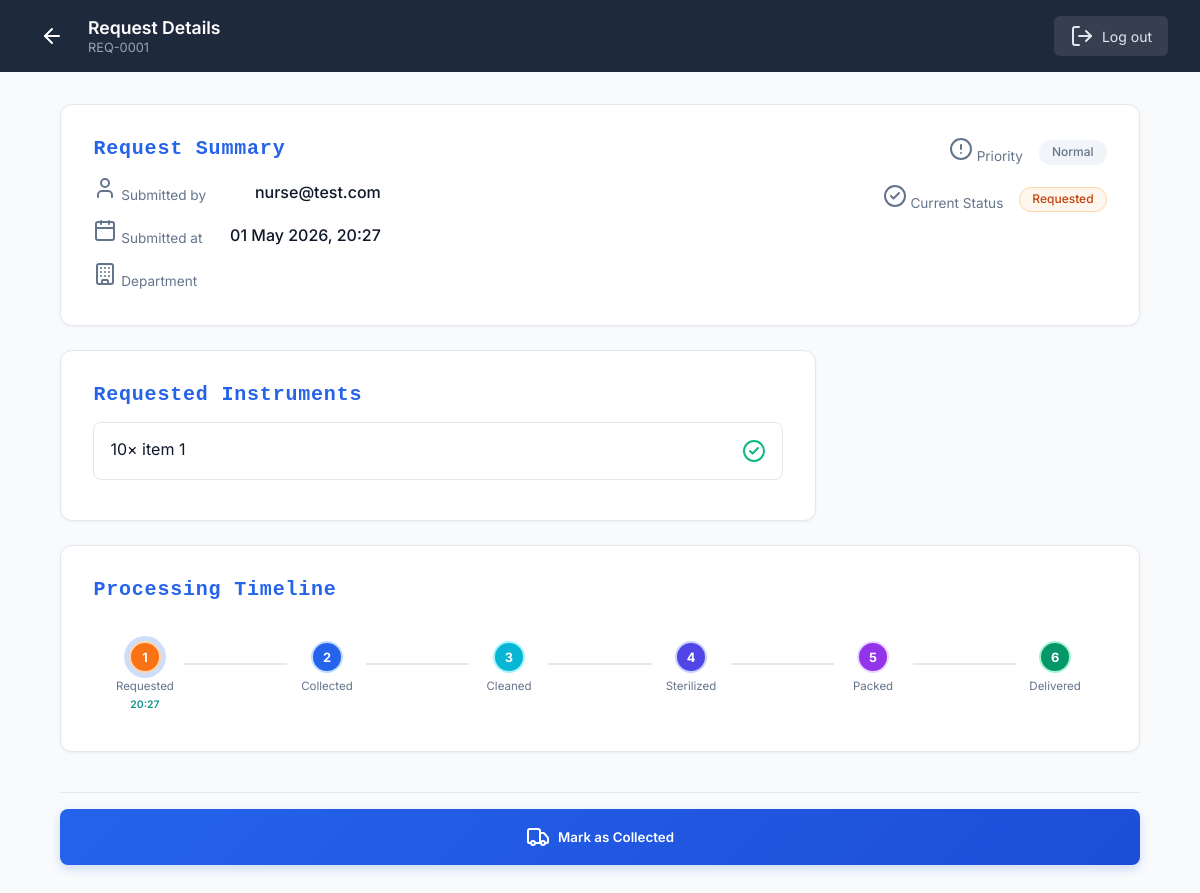
/cssd_request_details/1/ (signed in), run on an earlier commit of the app's database.
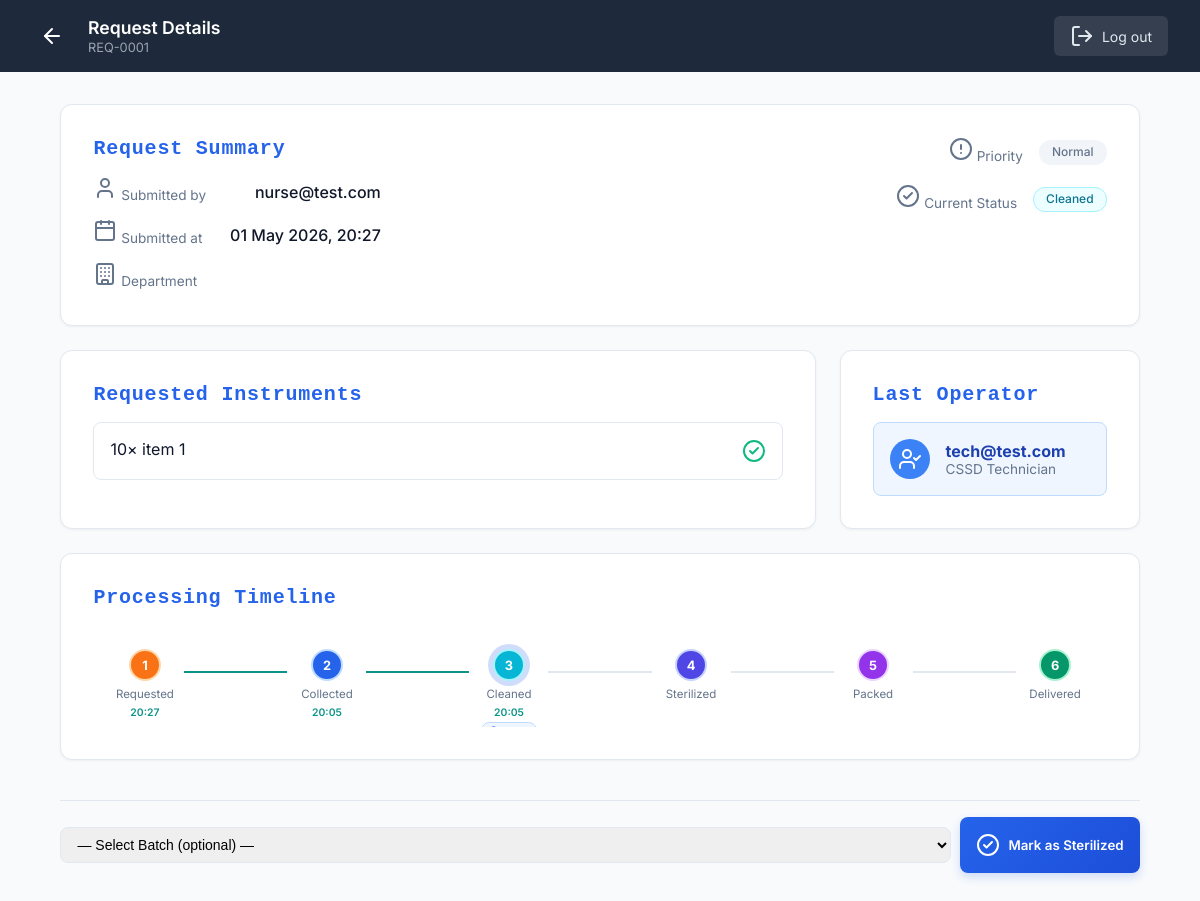
And on a later commit of the database.
### CSSD_Management_System/models.py (models this page shows, shortened)
class InstrumentRequest(models.Model):
    PRIORITY_CHOICES = [
        ('Normal', 'Normal'),
        ('Urgent', 'Urgent'),
    ]
    STATUS_CHOICES = [
        ('Requested', 'Requested'),
        ('Collected', 'Collected'),
        ('Cleaned', 'Cleaned'),
        ('Sterilized', 'Sterilized'),
        ('Packed', 'Packed'),
        ('Delivered', 'Delivered'),
    ]
    requester = models.ForeignKey(CustomUser, on_delete=models.CASCADE, related_name='requests')
    priority = models.CharField(max_length=50, choices=PRIORITY_CHOICES, default='Normal')
    status = models.CharField(max_length=50, choices=STATUS_CHOICES, default='Requested')
    department = models.CharField(max_length=100, blank=True)
    notes = models.TextField(blank=True)
    last_operator = models.ForeignKey(
        CustomUser,
        on_delete=models.SET_NULL,
        null=True,
        blank=True,
        related_name='processed_requests'
    )
    batch = models.ForeignKey(SterilizationBatch, null=True, blank=True, on_delete=models.SET_NULL, related_name='requests')
    is_archived = models.BooleanField(default=False)
    submitted_at = models.DateTimeField(auto_now_add=True)
    collected_at = models.DateTimeField(null=True, blank=True)
    cleaned_at = models.DateTimeField(null=True, blank=True)
    sterilized_at = models.DateTimeField(null=True, blank=True)
    packed_at = models.DateTimeField(null=True, blank=True)
    delivered_at = models.DateTimeField(null=True, blank=True)

class CustomUser(AbstractUser):
    ROLE_CHOICES = [
        ('System Administrator', 'System Administrator'),
        ('CSSD Technician', 'CSSD Technician'),
        ('Department Nurse', 'Department Nurse'),
        ('Hospital Administrator', 'Hospital Administrator'),
    ]
    username = None
    email = models.EmailField(_('email address'), unique=True)
    role = models.CharField(max_length=50, choices=ROLE_CHOICES)
    department = models.CharField(max_length=100, blank=True)
    USERNAME_FIELD = 'email'
    REQUIRED_FIELDS = []
    objects = CustomUserManager()

### CSSD_Management_System/views.py (the view)
@login_required
@cssd_staff_required
def cssd_request_details(request, request_id):
    instrument_request = get_object_or_404(InstrumentRequest, id=request_id)
    return render(request, 'cssd-request-details.html',
                  _detail_context(instrument_request))

### CSSD_Management_System/views.py (called while the page is built)
def _detail_context(instrument_request, error=None):
    return {
        'req':     instrument_request,
        'items':   RequestItem.objects.filter(request=instrument_request),
        'batches': SterilizationBatch.objects.all(),
        'error':   error,
    }

### CSSD_Management_System/templates/cssd-request-details.html (shortened to what the changed rows need)
{% load static %}
<!DOCTYPE html>
<html lang="en">
<head>
  <link rel="stylesheet" href="{% static 'styles.css' %}">
  <link rel="stylesheet" href="{% static 'extended_styles.css' %}">
</head>
<body>
  <div class="dashboard-wrapper theme-blue">
    <nav class="dashboard-nav theme-dark-blue">
      <div class="nav-brand">
        <div class="nav-title">
          <h2>Request Details</h2>
          <p>REQ-{{ req.id|stringformat:"04d" }}</p>
        </div>
      </div>
    </nav>
    <main class="dashboard-main details-main">
      <div class="container-center">
        <div class="detail-card summary-card row-layout">
          <div>
            <div class="sg-grid-small">
              <div class="sg-label"><i data-lucide="user"></i> Submitted by</div>
              <div class="sg-value text-right">{{ req.requester.email }}</div>
              <div class="sg-label"><i data-lucide="calendar"></i> Submitted at</div>
              <div class="sg-value text-right">{{ req.submitted_at|date:"d M Y, H:i" }}</div>
              <div class="sg-label"><i data-lucide="building"></i> Department</div>
            </div>
          </div>
          <div class="summary-pills-v">
            <div class="sg-item-h">
              <span class="sg-label"><i data-lucide="check-circle-2"></i> Current Status</span>
              <span class="pill status-{{ req.status }}" id="statusPill">{{ req.status }}</span>
            </div>
          </div>
        </div>
        <div class="grid-2-col">
          <div class="col-stack">
            {% if req.last_operator %}
            <div class="detail-card assigned-card">
              <h3>Last Operator</h3>
              <div class="technician-badge" style="background:#eff6ff;color:#1e40af;border:1px solid #bfdbfe;">
                <div class="avatar" style="background:#3b82f6;color:white;"><i data-lucide="user-check"></i></div>
                <div>
                  <strong>{{ req.last_operator.email }}</strong>
                  <p>{{ req.last_operator.role }}</p>
                </div>
              </div>
            </div>
            {% endif %}
          </div>
        </div>
        <div class="detail-card ht-card">
          <div class="horizontal-timeline">
            <div class="ht-node step-requested {% if req.status == 'Requested' %}current{% else %}completed{% endif %}">
              <div class="node-circle">1</div>
              <p>Requested</p>
              <span class="ht-ts">{{ req.submitted_at|date:"H:i" }}</span>
            </div>
            <div class="ht-line {% if req.status != 'Requested' %}completed{% endif %}"></div>
            <div class="ht-node step-collected
              {% if req.status == 'Collected' %}current
              {% elif req.collected_at %}completed{% endif %}">
              <div class="node-circle">2</div>
              <p>Collected</p>
              {% if req.collected_at %}<span class="ht-ts">{{ req.collected_at|date:"H:i" }}</span>{% endif %}
            </div>
            <div class="ht-line {% if req.cleaned_at %}completed{% endif %}"></div>
            <div class="ht-node step-cleaned
              {% if req.status == 'Cleaned' %}current
              {% elif req.cleaned_at %}completed{% endif %}">
              <div class="node-circle">3</div>
              <p>Cleaned</p>
              {% if req.cleaned_at %}<span class="ht-ts">{{ req.cleaned_at|date:"H:i" }}</span>{% endif %}
              {% if req.status == 'Cleaned' %}<span class="ht-current">Current</span>{% endif %}
            </div>
            <div class="ht-line {% if req.sterilized_at %}completed{% endif %}"></div>
            <div class="ht-node step-sterilized
              ">
              <div class="node-circle">4</div>
              <p>Sterilized</p>
            </div>
            <div class="ht-line {% if req.packed_at %}completed{% endif %}"></div>
            <div class="ht-node step-packed
              ">
              <div class="node-circle">5</div>
              <p>Packed</p>
            </div>
            <div class="ht-line {% if req.delivered_at %}completed{% endif %}"></div>
            <div class="ht-node step-delivered {% if req.delivered_at %}completed{% endif %}">
              <div class="node-circle">6</div>
              <p>Delivered</p>
            </div>
          </div>
        </div>
        <div class="action-footer">
          {% if req.status == 'Requested' %}
          <form method="post" action="{% url 'mark_collected' req.id %}" style="display:contents;" onsubmit="return confirmStatusChange(event, 'Collected');">
            <button type="submit" class="btn-primary flex-1" id="btnCollected">
              <i data-lucide="truck"></i> Mark as Collected
            </button>
          </form>
          {% elif req.status == 'Cleaned' %}
          <form method="post" action="{% url 'mark_sterilized' req.id %}" style="display:flex;gap:.6rem;flex:1;flex-wrap:wrap;" onsubmit="return confirmSterilize(event);">
            <div class="batch-row">
              <select name="batch_id" id="batchSelect">
                <option value="">— Select Batch (optional) —</option>
              </select>
            </div>
            <button type="submit" class="btn-primary" id="btnSterilized">
              <i data-lucide="check-circle-2"></i> Mark as Sterilized
            </button>
          </form>
          {% elif req.status == 'Packed' %}
          <span style="color:#0d9488;font-weight:600;display:flex;align-items:center;gap:.4rem;">
            <i data-lucide="package-check"></i> Ready for Delivery
          </span>
          {% elif req.status == 'Delivered' %}
          <span style="color:#10b981;font-weight:600;display:flex;align-items:center;gap:.4rem;">
            <i data-lucide="check-circle-2"></i> Fully Delivered
          </span>
          {% endif %}
        </div>
      </div>
    </main>
  </div>
</body>
</html>

What changed in the data, as far as the page shows it:
changed InstrumentRequest "nurse@test.com": status "Requested" → "Cleaned"; last_operator_id empty → 2 (drawn); last_operator.email (not shown) → "tech@test.com"; last_operator.role (not shown) → "CSSD Technician"; collected_at (not shown) → "20:05"; cleaned_at (not shown) → "20:05"
Also different on the page:
form field batch_id: (not shown) → "— Select Batch (optional) —"
text no longer shown: "Mark as Collected"
text now shown: "Last Operator Mark as Sterilized"
